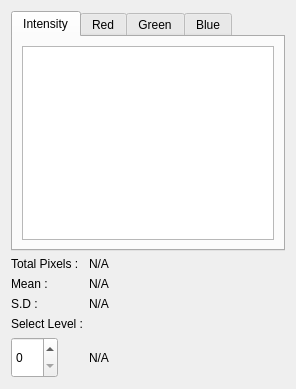
<?xml version="1.0" encoding="UTF-8"?>
<ui version="4.0">
 <class>ExplorerHisto</class>
 <widget class="QDialog" name="ExplorerHisto">
  <property name="windowModality">
   <enum>Qt::WindowModal</enum>
  </property>
  <property name="geometry">
   <rect>
    <x>0</x>
    <y>0</y>
    <width>296</width>
    <height>389</height>
   </rect>
  </property>
  <property name="sizePolicy">
   <sizepolicy hsizetype="Fixed" vsizetype="Fixed">
    <horstretch>0</horstretch>
    <verstretch>0</verstretch>
   </sizepolicy>
  </property>
  <property name="windowTitle">
   <string>Histogram</string>
  </property>
  <property name="sizeGripEnabled">
   <bool>false</bool>
  </property>
  <property name="modal">
   <bool>true</bool>
  </property>
  <layout class="QGridLayout" name="gridLayout">
   <item row="1" column="0">
    <layout class="QFormLayout" name="formLayout_2">
     <property name="fieldGrowthPolicy">
      <enum>QFormLayout::AllNonFixedFieldsGrow</enum>
     </property>
     <item row="0" column="0">
      <widget class="QLabel" name="label">
       <property name="text">
        <string>Total Pixels : </string>
       </property>
      </widget>
     </item>
     <item row="0" column="1">
      <widget class="QLabel" name="totalCount">
       <property name="text">
        <string>N/A</string>
       </property>
      </widget>
     </item>
     <item row="1" column="0">
      <widget class="QLabel" name="label_2">
       <property name="text">
        <string>Mean : </string>
       </property>
      </widget>
     </item>
     <item row="1" column="1">
      <widget class="QLabel" name="Mean">
       <property name="text">
        <string>N/A</string>
       </property>
      </widget>
     </item>
     <item row="2" column="0">
      <widget class="QLabel" name="label_3">
       <property name="text">
        <string>S.D :</string>
       </property>
      </widget>
     </item>
     <item row="2" column="1">
      <widget class="QLabel" name="sd">
       <property name="text">
        <string>N/A</string>
       </property>
      </widget>
     </item>
     <item row="3" column="0">
      <widget class="QLabel" name="label_7">
       <property name="text">
        <string>Select Level :</string>
       </property>
      </widget>
     </item>
     <item row="4" column="0">
      <widget class="QSpinBox" name="grayValue">
       <property name="sizePolicy">
        <sizepolicy hsizetype="Expanding" vsizetype="Expanding">
         <horstretch>0</horstretch>
         <verstretch>0</verstretch>
        </sizepolicy>
       </property>
       <property name="maximum">
        <number>255</number>
       </property>
      </widget>
     </item>
     <item row="4" column="1">
      <widget class="QLabel" name="levelCount">
       <property name="text">
        <string>N/A</string>
       </property>
      </widget>
     </item>
    </layout>
   </item>
   <item row="0" column="0">
    <widget class="QTabWidget" name="histogram">
     <property name="currentIndex">
      <number>0</number>
     </property>
     <widget class="QWidget" name="Intensity">
      <attribute name="title">
       <string>Intensity</string>
      </attribute>
      <layout class="QHBoxLayout" name="horizontalLayout">
       <item>
        <widget class="QGraphicsView" name="histoIntensity">
         <property name="sizePolicy">
          <sizepolicy hsizetype="Expanding" vsizetype="Expanding">
           <horstretch>0</horstretch>
           <verstretch>0</verstretch>
          </sizepolicy>
         </property>
         <property name="verticalScrollBarPolicy">
          <enum>Qt::ScrollBarAsNeeded</enum>
         </property>
         <property name="horizontalScrollBarPolicy">
          <enum>Qt::ScrollBarAlwaysOff</enum>
         </property>
        </widget>
       </item>
      </layout>
     </widget>
     <widget class="QWidget" name="Red">
      <attribute name="title">
       <string>Red</string>
      </attribute>
      <layout class="QHBoxLayout" name="horizontalLayout_2">
       <item>
        <widget class="QGraphicsView" name="histoRed">
         <property name="verticalScrollBarPolicy">
          <enum>Qt::ScrollBarAlwaysOff</enum>
         </property>
         <property name="horizontalScrollBarPolicy">
          <enum>Qt::ScrollBarAlwaysOff</enum>
         </property>
        </widget>
       </item>
      </layout>
     </widget>
     <widget class="QWidget" name="Green">
      <attribute name="title">
       <string>Green</string>
      </attribute>
      <layout class="QHBoxLayout" name="horizontalLayout_3">
       <item>
        <widget class="QGraphicsView" name="histoGreen">
         <property name="verticalScrollBarPolicy">
          <enum>Qt::ScrollBarAlwaysOff</enum>
         </property>
         <property name="horizontalScrollBarPolicy">
          <enum>Qt::ScrollBarAlwaysOff</enum>
         </property>
        </widget>
       </item>
      </layout>
     </widget>
     <widget class="QWidget" name="Blue">
      <attribute name="title">
       <string>Blue</string>
      </attribute>
      <layout class="QHBoxLayout" name="horizontalLayout_4">
       <item>
        <widget class="QGraphicsView" name="histoBlue">
         <property name="verticalScrollBarPolicy">
          <enum>Qt::ScrollBarAlwaysOff</enum>
         </property>
         <property name="horizontalScrollBarPolicy">
          <enum>Qt::ScrollBarAlwaysOff</enum>
         </property>
        </widget>
       </item>
      </layout>
     </widget>
    </widget>
   </item>
  </layout>
 </widget>
 <resources/>
 <connections/>
</ui>
